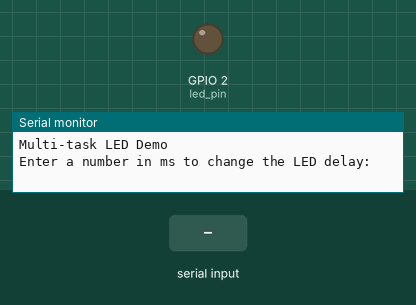
Recording of a program running on a simulated ESP32. On the bench: output pins drawn as LEDs (lit = HIGH), the last lines printed to the serial monitor. Dashed ring = blinking. The test bench sets the inputs (shaded band).

Above: at 2.8 s.
2.9 s: "5\n" received over Serial
At 4.0 s:
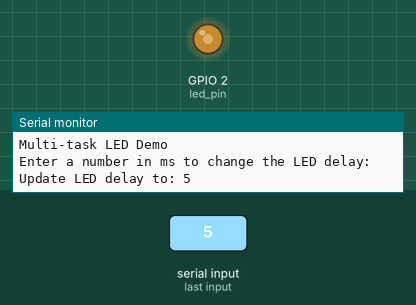
4.5 s: "90,45\n" received over Serial
At 4.72 s:
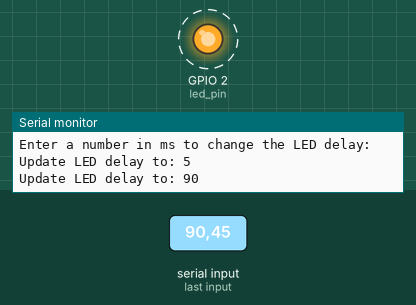
7.5 s: "30,150\n" received over Serial
9.0 s: "90\n" received over Serial
At 9.22 s:
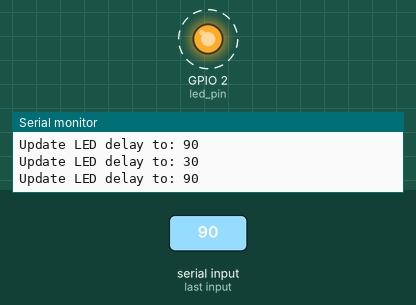
Timing chart, 0 to 13.0 s (numbered marks = the images above; inputs shaded):
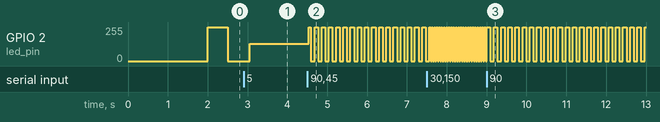

The program:

main.cpp
```cpp
/*
    This program is part of the Digikey Course on FreeRTOS

    In this program we read from the serial a number and update
    the delay of the blinking LED

    As the priority value increases, the task will execute first

*/

#include <Arduino.h>
#include <stdlib.h> //for atoi()

#if CONFIG_FREERTOS_UNICORE
  static const BaseType_t app_cpu = 0;
#else
  static const BaseType_t app_cpu = 1;
#endif

// buffer length
const uint8_t buf_len = 20;
// Pins
static const int led_pin = 2;
// Globals
static int led_delay = 500;

//*****************************************************
// Tasks

// Task: blink at rate set by Global var
void toggleLED(void *parameter){
    while(1){
        digitalWrite(led_pin, HIGH);
        vTaskDelay(led_delay / portTICK_PERIOD_MS);
        digitalWrite(led_pin, LOW);
        vTaskDelay(led_delay / portTICK_PERIOD_MS);
    }
}

// Task: Read from serial terminal
// Feel free to use Serial.readString() or Serial.parseInt(). I'm going to show
// it with atoi() in case you're doing this in a non-Arduino environment. You'd
// also need to replace Serial with your own UART code for non-Arduino.
void readSerial(void *parameters)
{
  // Declare a char c to read one char at a time
  char c;
  // Create a buffer of length buf_len
  char buf[buf_len];
  uint8_t idx = 0;

  // Clear whole buffer
  memset(buf, 0, buf_len);

  // Loop forever
  while (1)
  {
    // Read char from serial
    if (Serial.available() > 0)
    {
      // Read one char at a time
      c = Serial.read();

      // Update delay variable and reset buffer if we get a newline char
      if (c == '\n')
      {
        // Set delay to buffer and convert to int
        led_delay = atoi(buf);
        Serial.print("Update LED delay to: ");
        Serial.println(led_delay);

        // Clear buffer
        memset(buf, 0, buf_len);
        // Set index to zero
        idx = 0;
      }
      else
      {
        // Only append if index is not over message limit
        if (idx < buf_len - 1)
        {
          buf[idx] = c;
          //increase index in buffer
          idx++;
        }
      }
    }
  }
}

//*****************************************************
//Main

void setup()
{
  // Configure pin
  pinMode(led_pin, OUTPUT);

  // Configure serial and wait for 2 seconds
  Serial.begin(115200);
  vTaskDelay(2000 / portTICK_PERIOD_MS);

  Serial.println("Multi-task LED Demo");
  Serial.println("Enter a number in ms to change the LED delay: ");

  // Start blinking task
  xTaskCreatePinnedToCore(    // Use xTaskCreate in vanilla FreeRTOS
                toggleLED,
                "Toggle LED",
                1024,
                NULL,
                1,
                NULL,
                app_cpu);

  // Start serial read task
    xTaskCreatePinnedToCore(
                readSerial,
                "Read serial",
                1024,
                NULL,
                2,              // priority must be the same to prevent lockup
                NULL,
                app_cpu);

  // Delete "setup & loop" task
  vTaskDelete(NULL);
}

void loop()
{
  // Execution should never get here
}
```

Measured:
- after the input at 4.5 s, GPIO 2 (led_pin): alternates 255/255 for 0.09 s and 0/255 for 0.09 s, starting at once
- after the input at 7.5 s, GPIO 2 (led_pin): alternates 255/255 for 0.03 s and 0/255 for 0.03 s, starting after 0.09 s
- after the input at 9.0 s, GPIO 2 (led_pin): alternates 255/255 for 0.09 s and 0/255 for 0.09 s, starting after 0.09 s
